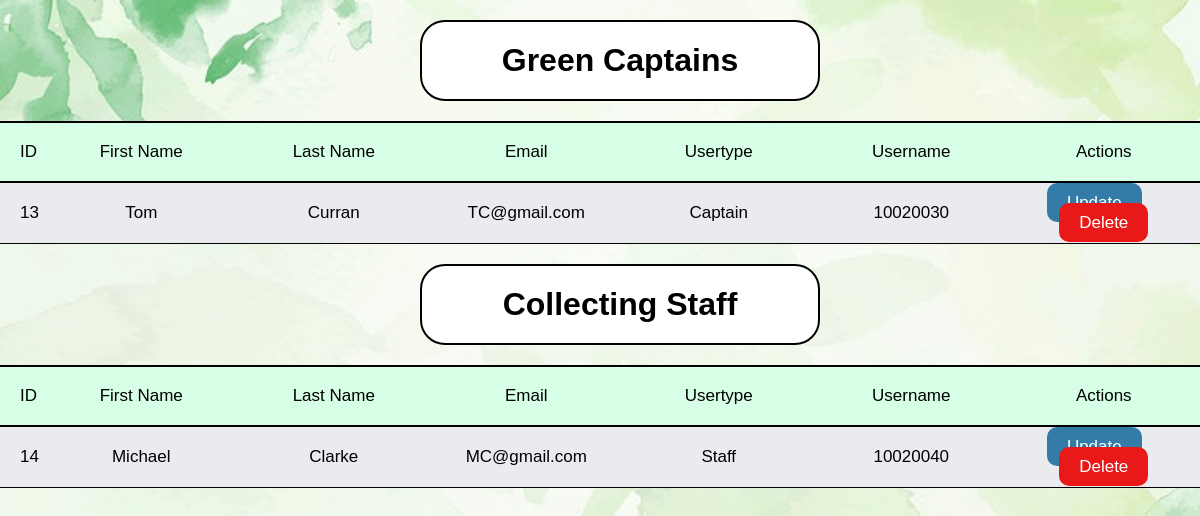
The page /admin/users/viewusers.php on the database its author committed.
### tables this page shows
CREATE TABLE `user` (
  `id` int(11) NOT NULL,
  `firstname` varchar(50) NOT NULL,
  `lastname` varchar(100) NOT NULL,
  `email` varchar(50) NOT NULL,
  `usertype` varchar(50) NOT NULL,
  `username` varchar(100) NOT NULL,
  `password` varchar(50) NOT NULL
);

### admin/users/viewusers.php (the view, shortened to what this page needs)
<!DOCTYPE html>
<html lang="en">
<head>
    <link rel="stylesheet" href="view1.css">
</head>
<body>
    <table>
      <div class="tablehead">
      <h1>Green Captains</h1>
      </div>
    <thead>
      <tr>
        <td style="width: 45px;">ID</td>
        <td>First Name</td>
         <td>Last Name</td>
         <td>Email</td>
         <td>Usertype</td>
         <td>Username</td>
         <td>Actions</td>
      </tr>
</thead>
      <?php
      require 'connection.php';
      $rows = mysqli_query($conn, "SELECT * FROM `user` WHERE usertype ='captain'");
      foreach($rows as $row) :
      ?>
      <tr>
      <td><?php echo $row["id"]; ?></td>
        <td><?php echo $row["firstname"]; ?></td>
        <td><?php echo $row["lastname"]; ?></td>
        <td><?php echo $row["email"]; ?></td>
         <td><?php echo $row["usertype"]; ?></td>
         <td><?php echo $row["username"]; ?></td>
        <td><a href="update.php?id=<?php echo $row['id'] ?>">Update</a>
        <a href="delete.php?id=<?php echo $row['id'] ?>">Delete</a>
        </td>
      </tr>
      <?php endforeach; ?>
    </table>
    <table>
      <div class="tablehead">
      <h1>Collecting Staff</h1>
      </div>
    <thead>
      <tr>
        <td style="width: 45px;">ID</td>
        <td>First Name</td>
         <td>Last Name</td>
        <td>Email</td>
         <td>Usertype</td>
         <td>Username</td>
         <td>Actions</td>
      </tr>
</thead>
      <?php
      require 'connection.php';
      $rows = mysqli_query($conn, "SELECT * FROM `user` WHERE usertype ='staff'");
      foreach($rows as $row) :
      ?>
      <tr>
      <td><?php echo $row["id"]; ?></td>
        <td><?php echo $row["firstname"]; ?></td>
        <td><?php echo $row["lastname"]; ?></td>
        <td><?php echo $row["email"]; ?></td>
         <td><?php echo $row["usertype"]; ?></td>
         <td><?php echo $row["username"]; ?></td>
        <td><a href="http://localhost/PROJECTS/garbageCollect/admin/users/update.php?id=<?php echo $row['id'] ?>">Update</a>
        <a href="http://localhost/PROJECTS/garbageCollect/admin/users/delete.php?id=<?php echo $row['id'] ?>">Delete</a>
        </td>
      </tr>
      <?php endforeach; ?>
    </table>
</body>
</html>

### admin/users/view1.css (style rules this page uses)
* { margin: 0; padding: 0; box-sizing: border-box; text-decoration: none; font-family: "Poppins", sans-serif; }
body { font-family: 'Open Sans', sans-serif; margin:0; padding: 0; background:url(5.jpg) no-repeat; background-size: cover; }
.tablehead { color: rgb(0, 0, 0); text-align: center; padding: 20px; font-size: 2opx; background-color:rgb(255, 255, 255); width: 400px; margin-left: 35%; margin-top: 20px; margin-bottom: 20px; border: 2px solid black; border-radius: 25px; }
table { width: 100%; table-layout: fixed; border-collapse: collapse; background-color: #e9ebee; font-size: 17px; }
thead { background-color: rgb(215, 255, 230); border-top: 2px solid black; border-bottom: 2px solid black; }
th,td { border-bottom: 1px solid #e9e7e7; padding: 10px 20px; text-align: center; border-bottom: 1px solid #000000; }
tr { height: 60px; }
td a:nth-child(1) { text-decoration: none; border-radius: 10px; padding: 10px 20px; color: white; background-color: rgb(51, 124, 167); }
td a:nth-child(2) { text-decoration: none; border-radius: 10px; padding: 10px 20px; color: white; background-color: rgb(233, 25, 25); }

### rows shown on the page
user: id "13", firstname "Tom", lastname "Curran", email "TC@gmail.com", usertype "Captain", username "10020030"
user: id "14", firstname "Michael", lastname "Clarke", email "MC@gmail.com", usertype "Staff", username "10020040"
